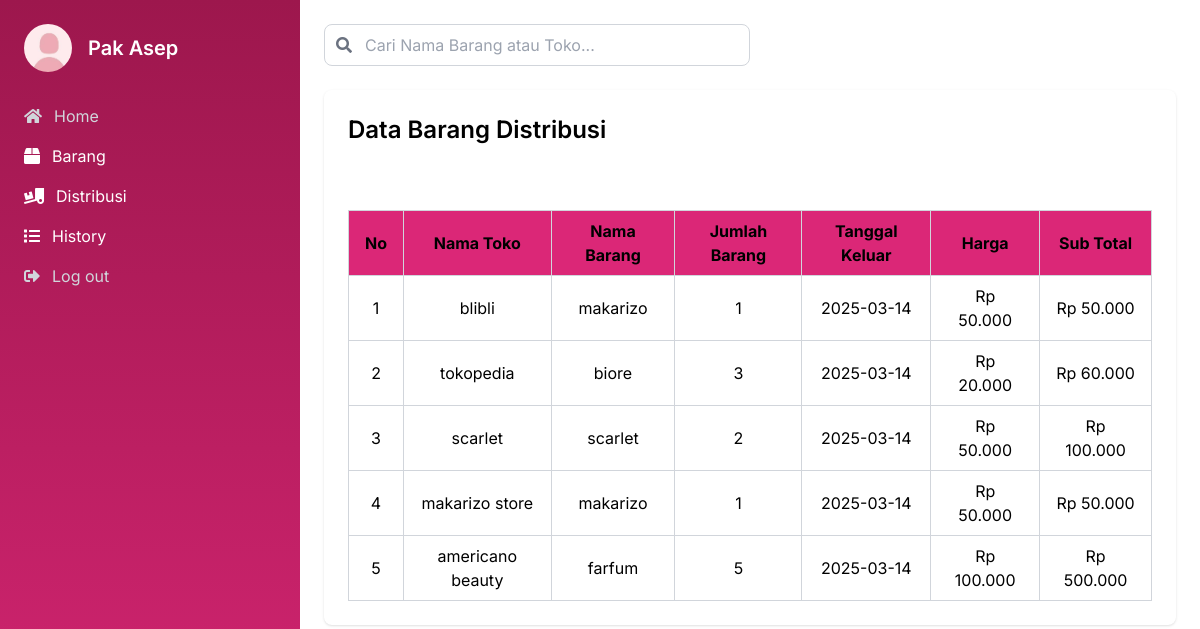
The page /distribusi.php (signed in) on the database its author committed.
### tables this page shows
CREATE TABLE `distribusi` (
  `DistributorID` int(11) NOT NULL,
  `nama_toko` varchar(20) DEFAULT NULL,
  `TokoID` int(11) DEFAULT NULL,
  `BarangID` int(11) DEFAULT NULL,
  `nama_barang` varchar(20) NOT NULL,
  `tgl_keluar` date NOT NULL,
  `jml_barang_keluar` int(100) NOT NULL,
  `harga_barang` decimal(10,0) NOT NULL,
  `sub_total` decimal(10,0) NOT NULL
);

### distribusi.php (the view, shortened to what this page needs)
<?php
include "koneksi.php";
$username = $_SESSION['username'];
$search = isset($_GET['search']) ? mysqli_real_escape_string($koneksi, $_GET['search']) : "";
if ($search) {
    $sql = "SELECT * FROM distribusi WHERE nama_barang LIKE '%$search%' OR nama_toko LIKE '%$search%'";
} else {
    $sql = "SELECT * FROM distribusi";
}
$result = $koneksi->query($sql);
?>
<!DOCTYPE html>
<html lang="id">
<head>
    <script src="https://cdn.tailwindcss.com"></script>
    <link href="https://cdnjs.cloudflare.com/ajax/libs/font-awesome/5.15.3/css/all.min.css" rel="stylesheet"/>
</head>
<body class="bg-white-100">
    <div class="flex min-h-screen">
        <div class="w-1/4 bg-gradient-to-b from-pink-800 to-pink-600 text-white p-6">
            <div class="flex items-center mb-8">
                <img src="profil .jpg" alt="Profile picture" class="rounded-full w-12 h-12 mr-4"/>
                <div class="text-white">
                    <h2 class="text-xl font-semibold"><?= htmlspecialchars($username) ?></h2>
                </div>
            </div>
            <nav>
                <ul>
                    <li class="mb-4">
                        <a href="index.php" class="flex items-center text-gray-300 hover:text-white">
                            <i class="fas fa-home mr-3"></i> Home
                        </a>
                    </li>
                    <li class="mb-4">
                        <a href="tampil_data.php" class="flex items-center text-white">
                            <i class="fas fa-box mr-3"></i> Barang
                        </a>
                    </li>
                    <li class="mb-4">
                        <a href="add_distribusi.php" class="flex items-center text-white">
                            <i class="fas fa-truck-loading mr-3"></i> Distribusi
                        </a>
                    </li>
                    <li class="mb-4">
                        <a href="distribusi.php" class="flex items-center text-white">
                            <i class="fas fa-list mr-3"></i>History
                        </a>
                    </li>
                    <li class="mt-auto">
                        <a href="logout.php" class="flex items-center text-gray-300 hover:text-white">
                            <i class="fas fa-sign-out-alt mr-3"></i> Log out
                        </a>
                    </li>
                </ul>
            </nav>
        </div>
        <div class="flex-1 p-6">
            <div class="flex justify-between items-center mb-6">
                <div class="relative w-1/2">
                    <form method="GET" action="" class="relative">
                        <input type="text" name="search" class="pl-10 pr-3 py-2 border border-gray-300 rounded-lg w-full focus:outline-none focus:ring-2 focus:ring-blue-500" placeholder="Cari Nama Barang atau Toko..." value="<?= htmlspecialchars($search) ?>">
                        <button type="submit" class="absolute top-1/2 left-3 transform -translate-y-1/2 text-gray-500">
                            <i class="fas fa-search"></i>
                        </button>
                    </form>
                </div>
            </div>
            <div class="bg-pink p-6 rounded-lg shadow">
                <h2 class="text-2xl font-semibold mb-4">Data Barang Distribusi</h2>
                <div class="overflow-x-auto">
                    <table class="w-full border-collapse border border-pink-500">
                        <thead>
                            <tr class="bg-pink-600">
                                <th class="border border-gray-300 px-4 py-2">No</th>
                                <th class="border border-gray-300 px-4 py-2">Nama Toko</th>
                                <th class="border border-gray-300 px-4 py-2">Nama Barang</th>
                                <th class="border border-gray-300 px-4 py-2">Jumlah Barang</th>
                                <th class="border border-gray-300 px-4 py-2">Tanggal Keluar</th>
                                <th class="border border-gray-300 px-4 py-2">Harga</th>
                                <th class="border border-gray-300 px-4 py-2">Sub Total</th>
                            </tr>
                        </thead>
                        <tbody>
                            <?php $No = 1; ?>
                            <?php if ($result->num_rows > 0): ?>
                                <?php while ($distribusi = $result->fetch_assoc()): ?>
                                    <tr class="text-center hover:bg-gray-100">
                                        <td class="border border-gray-300 px-4 py-2"><?= $No++ ?></td>
                                        <td class="border border-gray-300 px-4 py-2"><?= htmlspecialchars($distribusi['nama_toko'] ?? '-') ?></td>
                                        <td class="border border-gray-300 px-4 py-2"><?= htmlspecialchars($distribusi['nama_barang'] ?? '-') ?></td>
                                        <td class="border border-gray-300 px-4 py-2"><?= htmlspecialchars($distribusi['jml_barang_keluar'] ?? '0') ?></td>
                                        <input type="number" name="jml_barang_keluar" min="1" required class="..."/>
                                        <td class="border border-gray-300 px-4 py-2"><?= htmlspecialchars($distribusi['tgl_keluar'] ?? '-') ?></td>
                                        <td class="border border-gray-300 px-4 py-2">Rp <?= number_format($distribusi['harga_barang'] ?? 0, 0, ',', '.') ?></td>
                                        <td class="border border-gray-300 px-4 py-2">Rp <?= number_format($distribusi['sub_total'] ?? 0, 0, ',', '.') ?></td>
                                    </tr>
                                <?php endwhile; ?>
                            <?php else: ?>
                                <tr>
                                    <td colspan="7" class="text-center border border-pink-300 px-4 py-2">Tidak ada data tersedia.</td>
                                </tr>
                            <?php endif; ?>
                        </tbody>
                    </table>
                </div>
            </div>
        </div>
    </div>
</body>
</html>

### distribusi.php (style rules this page uses)
body { font-family: 'Inter', sans-serif; }

### rows shown on the page
distribusi: nama_toko "blibli", nama_barang "makarizo", jml_barang_keluar "1", tgl_keluar "2025-03-14", harga_barang "50.000", sub_total "50.000"
distribusi: nama_toko "tokopedia", nama_barang "biore", jml_barang_keluar "3", tgl_keluar "2025-03-14", harga_barang "20.000", sub_total "60.000"
distribusi: nama_toko "scarlet", nama_barang "scarlet", jml_barang_keluar "2", tgl_keluar "2025-03-14", harga_barang "50.000", sub_total "100.000"
distribusi: nama_toko "makarizo store", nama_barang "makarizo", jml_barang_keluar "1", tgl_keluar "2025-03-14", harga_barang "50.000", sub_total "50.000"
distribusi: nama_toko "americano beauty", nama_barang "farfum", jml_barang_keluar "5", tgl_keluar "2025-03-14", harga_barang "100.000", sub_total "500.000"

### other values the page prints
$username "Pak Asep"
